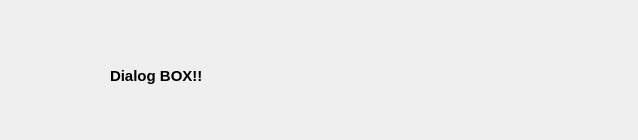
<?xml version="1.0" encoding="UTF-8"?>
<ui version="4.0">
 <class>Dialog</class>
 <widget class="QDialog" name="Dialog">
  <property name="geometry">
   <rect>
    <x>0</x>
    <y>0</y>
    <width>638</width>
    <height>140</height>
   </rect>
  </property>
  <property name="windowTitle">
   <string>Dialog</string>
  </property>
  <widget class="QLabel" name="label">
   <property name="geometry">
    <rect>
     <x>110</x>
     <y>50</y>
     <width>251</width>
     <height>51</height>
    </rect>
   </property>
   <property name="font">
    <font>
     <pointsize>11</pointsize>
     <weight>75</weight>
     <bold>true</bold>
    </font>
   </property>
   <property name="text">
    <string>Dialog BOX!!</string>
   </property>
  </widget>
 </widget>
 <resources/>
 <connections/>
</ui>
